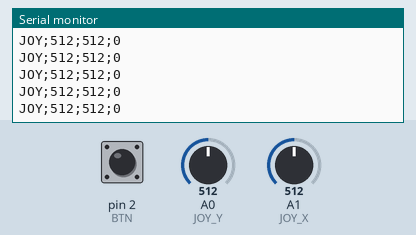
The sketch below on a simulated Arduino Uno, built with avr-gcc and run on an emulated ATmega328P. Shown: the last lines printed to the serial monitor. Inputs (shaded band) come from the test bench; at power-on: A0 (JOY_Y) = 512, A1 (JOY_X) = 512, pin 2 (BTN) HIGH.

Above: at 1.2 s.
1.3 s: A0 (JOY_Y) set to 716
At 1.33 s:
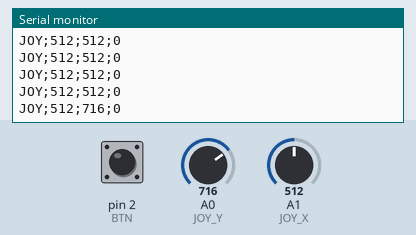
2.8 s: A1 (JOY_X) set to 716
At 2.8 s:
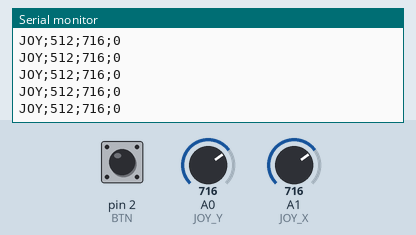
4.3 s: pin 2 (BTN) pulled LOW for 0.15 s
At 4.32 s:
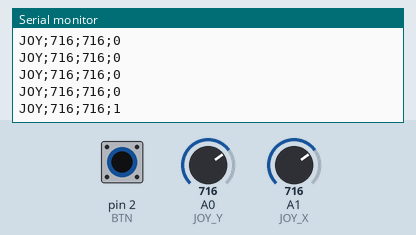
5.9 s: A0 (JOY_Y) set to 900
At 5.9 s:
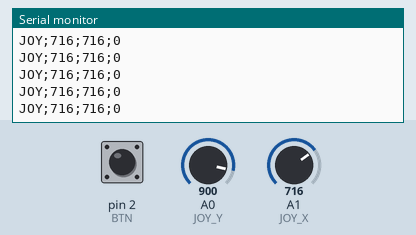
7.4 s: pin 2 (BTN) pulled LOW for 1 s
At 7.42 s:
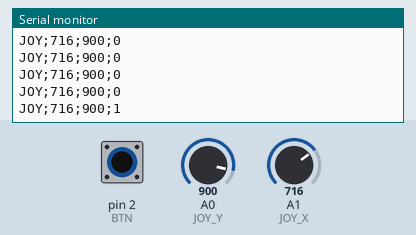
9.9 s: A1 (JOY_X) set to 900
At 9.9 s:
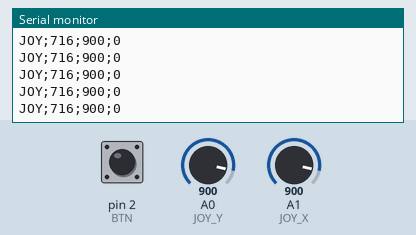
Timing chart, 0 to 12.4 s (numbered marks = the images above; inputs shaded):
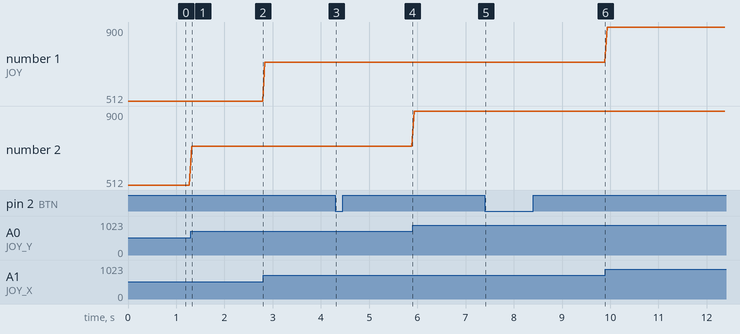

The sketch:

scoomatic-joy.ino
```cpp
// Pin definitions for Joystick Connections
#define JOY_X     A1
#define JOY_Y     A0
#define BTN       2

// Serial Update Rate in HZ
#define RATE 20


void setup() {
  // Setup Inputs
  pinMode(JOY_X, INPUT);
  pinMode(JOY_Y, INPUT);
  pinMode(BTN, INPUT_PULLUP);

  // Start Serial
  Serial.begin(115200);
}

void loop() {
  // Print  Header
  Serial.print("JOY;");

  // Print Axis
  Serial.print(analogRead(JOY_X));
  Serial.print(";");
  Serial.print(analogRead(JOY_Y));
  Serial.print(";");

  // Print Button value
  Serial.println(!digitalRead(BTN));

  // Sleep for some time
  delay(1000/RATE);
}
```

Measured:
- after the input at 1.3 s, the serial monitor: prints a new line at once (image 1)
- after the input at 4.3 s, the serial monitor: prints a new line at once (image 3)
- after the input at 7.4 s, the serial monitor: prints a new line at once (image 5)
- plotted number 2: 512 → 716 after the input at 1.3 s, 716 → 900 after the input at 5.9 s
